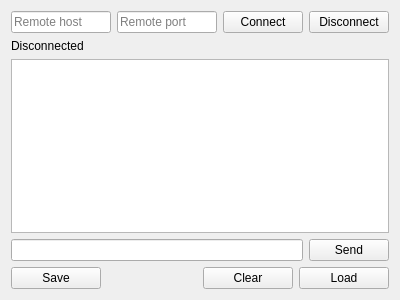
<?xml version="1.0" encoding="UTF-8"?>
<ui version="4.0">
 <class>TcpOpsWidget</class>
 <widget class="QWidget" name="TcpOpsWidget">
  <property name="geometry">
   <rect>
    <x>0</x>
    <y>0</y>
    <width>400</width>
    <height>300</height>
   </rect>
  </property>
  <layout class="QVBoxLayout" name="verticalLayout">
   <item>
    <layout class="QHBoxLayout" name="connectLayout">
    <item>
     <widget class="QLineEdit" name="editHost">
      <property name="placeholderText">
       <string>Remote host</string>
      </property>
      <property name="toolTip">
       <string>Remote host (used to connect to a remote server)</string>
      </property>
     </widget>
    </item>
    <item>
     <widget class="QLineEdit" name="editPort">
      <property name="placeholderText">
       <string>Remote port</string>
      </property>
      <property name="toolTip">
       <string>Remote port (used to connect to a remote server)</string>
      </property>
     </widget>
    </item>
     <item>
      <widget class="QPushButton" name="btnConnect">
       <property name="text">
        <string>Connect</string>
       </property>
      </widget>
     </item>
     <item>
      <widget class="QPushButton" name="btnDisconnect">
       <property name="text">
        <string>Disconnect</string>
       </property>
      </widget>
     </item>
    </layout>
   </item>
   <item>
    <widget class="QLabel" name="labelStatus">
     <property name="text">
      <string>Disconnected</string>
     </property>
    </widget>
   </item>
   <item>
    <widget class="QTextEdit" name="teRecv"/>
   </item>
   <item>
    <layout class="QHBoxLayout" name="sendLayout">
     <item>
      <widget class="QLineEdit" name="editSend"/>
     </item>
     <item>
      <widget class="QPushButton" name="btnSend">
       <property name="text">
        <string>Send</string>
       </property>
      </widget>
     </item>
    </layout>
   </item>
   <item>
    <layout class="QHBoxLayout" name="actionLayout">
     <item>
      <widget class="QPushButton" name="btnSaveAction">
       <property name="text">
        <string>Save</string>
       </property>
      </widget>
     </item>
    <item>
     <widget class="QLabel" name="labelLoadedAction">
      <property name="text">
       <string></string>
      </property>
     </widget>
    </item>
    <item>
     <widget class="QPushButton" name="btnClear">
      <property name="text">
       <string>Clear</string>
      </property>
     </widget>
    </item>
     <item>
      <widget class="QPushButton" name="btnLoadAction">
       <property name="text">
        <string>Load</string>
       </property>
      </widget>
     </item>
    </layout>
   </item>
  </layout>
 </widget>
 <resources/>
 <connections/>
</ui>
